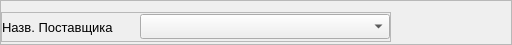
             <widget class="QFrame" name="frame_7">
              <property name="minimumSize">
               <size>
                <width>0</width>
                <height>45</height>
               </size>
              </property>
              <property name="maximumSize">
               <size>
                <width>16777215</width>
                <height>40</height>
               </size>
              </property>
              <property name="frameShape">
               <enum>QFrame::Shape::StyledPanel</enum>
              </property>
              <property name="frameShadow">
               <enum>QFrame::Shadow::Raised</enum>
              </property>
              <layout class="QHBoxLayout" name="horizontalLayout_6">
               <property name="spacing">
                <number>0</number>
               </property>
               <property name="leftMargin">
                <number>0</number>
               </property>
               <property name="topMargin">
                <number>9</number>
               </property>
               <property name="rightMargin">
                <number>0</number>
               </property>
               <property name="bottomMargin">
                <number>0</number>
               </property>
               <item>
                <widget class="QFrame" name="frame_6">
                 <property name="minimumSize">
                  <size>
                   <width>390</width>
                   <height>0</height>
                  </size>
                 </property>
                 <property name="maximumSize">
                  <size>
                   <width>16777215</width>
                   <height>30</height>
                  </size>
                 </property>
                 <property name="frameShape">
                  <enum>QFrame::Shape::StyledPanel</enum>
                 </property>
                 <property name="frameShadow">
                  <enum>QFrame::Shadow::Raised</enum>
                 </property>
                 <layout class="QHBoxLayout" name="horizontalLayout_2">
                  <property name="leftMargin">
                   <number>0</number>
                  </property>
                  <property name="topMargin">
                   <number>0</number>
                  </property>
                  <property name="rightMargin">
                   <number>0</number>
                  </property>
                  <property name="bottomMargin">
                   <number>0</number>
                  </property>
                  <item>
                   <widget class="QLabel" name="label_4">
                    <property name="minimumSize">
                     <size>
                      <width>100</width>
                      <height>0</height>
                     </size>
                    </property>
                    <property name="font">
                     <font>
                      <family>Tahoma</family>
                      <pointsize>10</pointsize>
                      <italic>false</italic>
                      <bold>false</bold>
                     </font>
                    </property>
                    <property name="styleSheet">
                     <string notr="true"/>
                    </property>
                    <property name="text">
                     <string>Назв. Поставщика</string>
                    </property>
                   </widget>
                  </item>
                  <item>
                   <widget class="QComboBox" name="cbo_SupplName">
                    <property name="minimumSize">
                     <size>
                      <width>250</width>
                      <height>25</height>
                     </size>
                    </property>
                    <property name="maximumSize">
                     <size>
                      <width>16777215</width>
                      <height>25</height>
                     </size>
                    </property>
                   </widget>
                  </item>
                 </layout>
                </widget>
               </item>
               <item>
                <spacer name="horizontalSpacer">
                 <property name="orientation">
                  <enum>Qt::Orientation::Horizontal</enum>
                 </property>
                 <property name="sizeHint" stdset="0">
                  <size>
                   <width>40</width>
                   <height>20</height>
                  </size>
                 </property>
                </spacer>
               </item>
               <item>
                <spacer name="horizontalSpacer_2">
                 <property name="orientation">
                  <enum>Qt::Orientation::Horizontal</enum>
                 </property>
                 <property name="sizeHint" stdset="0">
                  <size>
                   <width>80</width>
                   <height>20</height>
                  </size>
                 </property>
                </spacer>
               </item>
              </layout>
             </widget>
